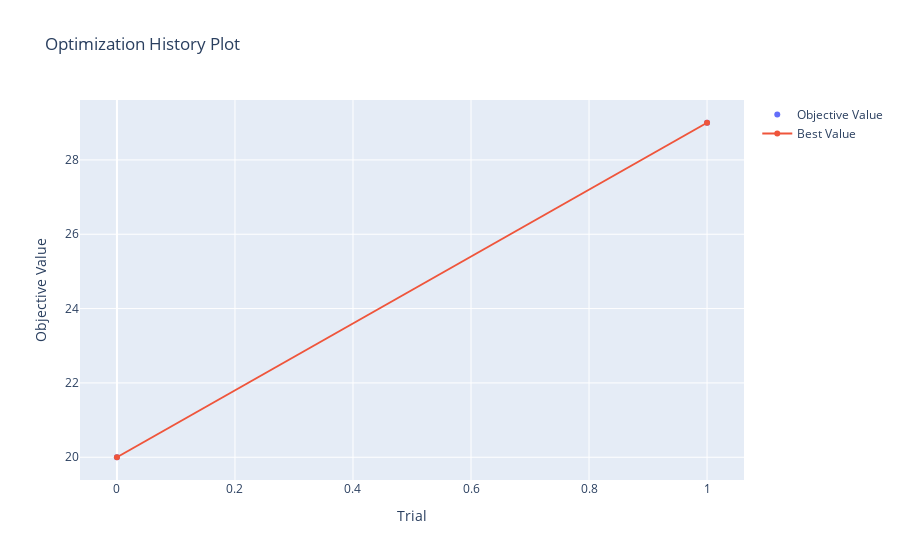

The notebook cell saved with this chart:
### Code cell
fig = plot_optimization_history(study)
fig.show()
fig.write_image(f"images/{studyname}_optimization_hist.png")
fig.write_image(f"images/{studyname}_optimization_hist.eps")

### Figure 1 — Plotly figure (JSON) as saved in the notebook; plotly's stock layout.template omitted (floating-point values rounded to 4 significant figures)
{"data": [{"mode": "markers", "name": "Objective Value", "type": "scatter", "x": [0, 1], "y": [20, 29]}, {"name": "Best Value", "type": "scatter", "x": [0, 1], "y": [20, 29]}], "layout": {"title": {"text": "Optimization History Plot"}, "xaxis": {"title": {"text": "Trial"}}, "yaxis": {"title": {"text": "Objective Value"}}}}
